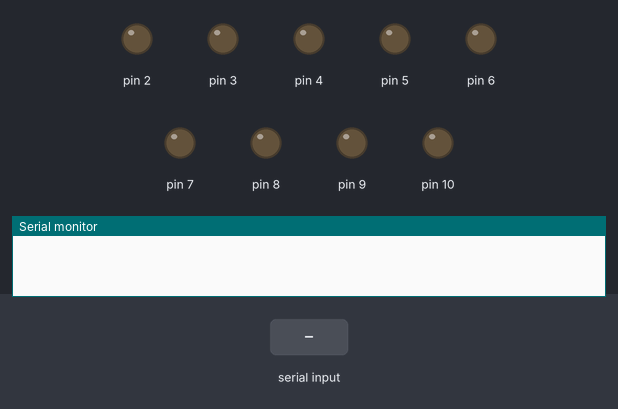
Recording of a sketch running on a simulated Arduino Uno, built with avr-gcc and run on an emulated ATmega328P. On the bench: output pins drawn as LEDs (lit = HIGH), the last lines printed to the serial monitor. Inputs (shaded band) come from the test bench.

Above: at 1.2 s.
1.3 s: "A" received over Serial
At 2.4 s:
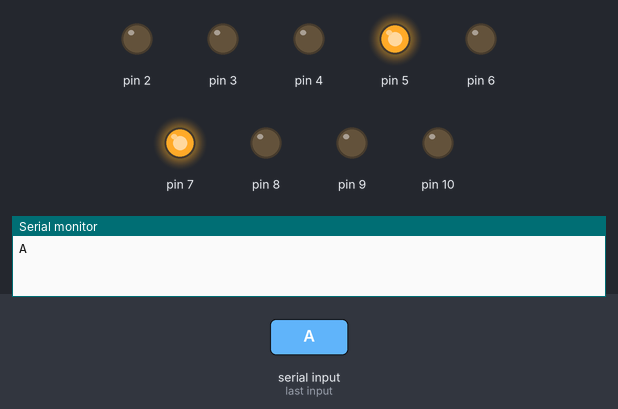
2.8 s: "B" received over Serial
At 3.6 s:
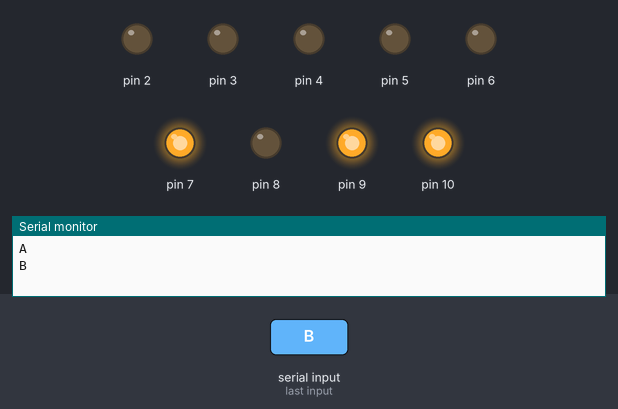
4.3 s: "C" received over Serial
At 4.7 s:
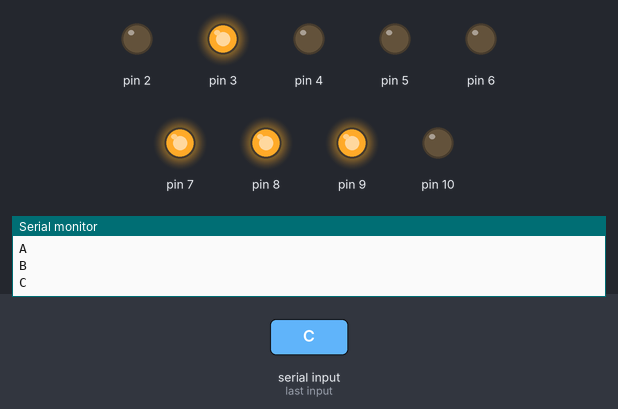
5.8 s: "D" received over Serial
At 7.0 s:
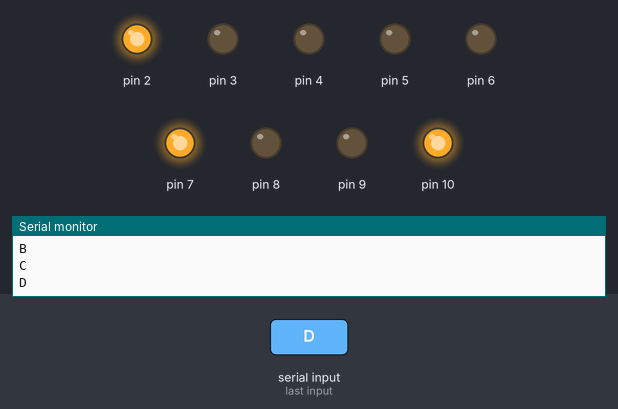
7.3 s: "E" received over Serial
At 8.2 s:
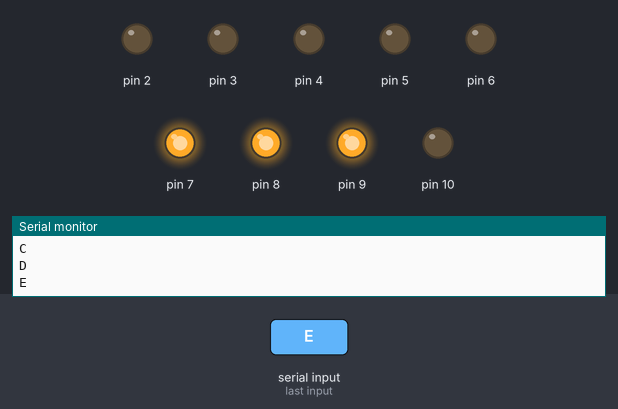
8.8 s: "F" received over Serial
At 9.3 s:
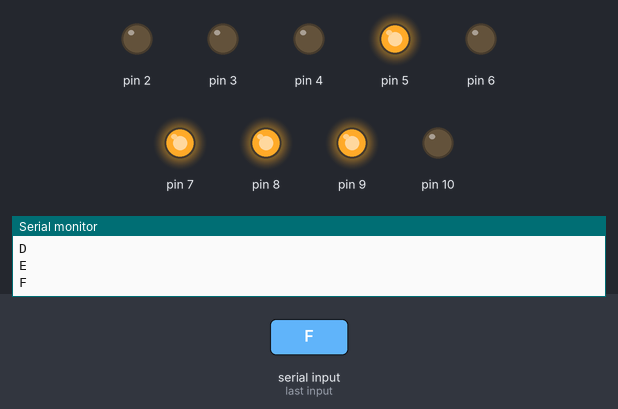
Timing chart, 0 to 11.3 s (numbered marks = the images above; inputs shaded):
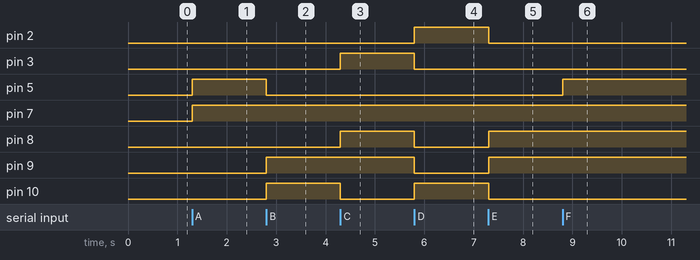

Measured:
- after the input at 1.3 s, pin 5, pin 7: LOW → HIGH at once
- after the input at 2.8 s, pin 5: HIGH → LOW at once; pin 9, pin 10: LOW → HIGH at once
- after the input at 4.3 s, pin 3, pin 8: LOW → HIGH at once; pin 10: HIGH → LOW at once
- after the input at 5.8 s, pin 2, pin 10: LOW → HIGH at once; pin 3, pin 8, pin 9: HIGH → LOW at once
- after the input at 7.3 s, pin 2, pin 10: HIGH → LOW at once; pin 8, pin 9: LOW → HIGH at once
- after the input at 8.8 s, pin 5: LOW → HIGH at once

The sketch:

_7segLED.ino
```cpp
void setup() {
  Serial.begin(9600);
  for (int i = 2; i < 11; i++){
    pinMode(i,OUTPUT);
  }
}

char rx_byte = 0;

void loop() {
  if (Serial.available() > 0) {    // is a character available?
    rx_byte = Serial.read();       // get the character

  Serial.println(rx_byte);

  displayChar(rx_byte);


 }

}

void displayChar(char c){
    switch(c){
    case 'A': led(1,1,1,0,1,1,1);
    break;
    case 'B': led(0,0,1,1,1,1,1);
    break;
    case 'C': led(1,0,0,1,1,1,0);
    break;
    case 'D': led(0,1,1,1,1,0,1);
    break;
    case 'E': led(1,0,0,1,1,1,1);
    break;
    case 'F': led(1,0,0,0,1,1,1);
    break;
    case 'G': led(1,1,1,1,0,1,1);
    break;
    case 'H': led(0,1,1,0,1,1,1);
    break;
    case 'I': led(0,0,0,0,1,1,0);
    break;
    case 'J': led(0,1,1,1,1,0,0);
    break;
    case 'K': led(0,1,1,0,1,1,1);
    break;
    case 'L': led(0,0,0,1,1,1,0);
    break;
    case 'M': led(1,0,1,0,1,0,0);
    break;
    case 'N': led(0,0,1,0,1,0,1);break;
    case 'O': led(1,1,1,1,1,1,0);break;
    case 'P': led(1,1,1,0,0,1,1);break;
    case 'Q': led(1,1,1,0,0,1,1);break;
    case 'R': led(0,0,0,0,1,0,1);break;
    case 'S': led(1,0,1,1,0,1,1);break;
    case 'T': led(0,0,0,1,1,1,1);break;
    case 'U': led(0,1,1,1,1,1,0);break;
    case 'V': led(0,0,1,1,1,0,0);break;
    case 'W': led(0,1,0,1,0,1,0);break;
    case 'X': led(0,1,1,0,1,1,1);break;
    case 'Y': led(0,1,1,1,0,1,1);break;
    case 'Z': led(1,1,0,1,1,0,1);break;
   //lower case
    case 'a': led(1,1,1,0,1,1,1);break;
    case 'b': led(0,0,1,1,1,1,1);break;
    case 'c': led(1,0,0,1,1,1,0);break;
    case 'd': led(0,1,1,1,1,0,1);break;
    case 'e': led(1,0,0,1,1,1,1);break;
    case 'f': led(1,0,0,0,1,1,1);break;
    case 'g': led(1,1,1,1,0,1,1);break;
    case 'h': led(0,1,1,0,1,1,1);break;
    case 'i': led(0,0,0,0,1,1,0);break;
    case 'j': led(0,1,1,1,1,0,0);break;
    case 'k': led(0,1,1,0,1,1,1);break;
    case 'l': led(0,0,0,1,1,1,0);break;
    case 'm': led(1,0,1,0,1,0,0);break;
    case 'n': led(0,0,1,0,1,0,1);break;
    case 'o': led(1,1,1,1,1,1,0);break;
    case 'p': led(1,1,1,0,0,1,1);break;
    case 'q': led(1,1,1,0,0,1,1);break;
    case 'r': led(0,0,0,0,1,0,1);break;
    case 's': led(1,0,1,1,0,1,1);break;
    case 't': led(0,0,0,1,1,1,1);break;
    case 'u': led(0,1,1,1,1,1,0);break;
    case 'v': led(0,0,1,1,1,0,0);break;
    case 'w': led(0,1,0,1,0,1,0);break;
    case 'x': led(0,1,1,0,1,1,1);break;
    case 'y': led(0,1,1,1,0,1,1);break;
    case 'z': led(1,1,0,1,1,0,1);break;
    //numbers
    case '0':led(1,1,1,1,1,1,0);break;
    case '1':led(0,1,1,0,0,0,0);break;
    case '2':led(1,1,0,1,1,0,1);break;
    case '3':led(1,1,1,1,0,0,1);break;
    case '4':led(0,1,1,0,0,1,1);break;
    case '5':led(1,0,1,1,0,1,1);break;
    case '6':led(1,0,1,1,1,1,1);break;
    case '7':led(1,1,1,0,0,0,0);break;
    case '8':led(1,1,1,1,1,1,1);break;
    case '9':led(1,1,1,1,0,1,1);break;
    //symbols
    case '.':period();break;
    case ' ':led(0,0,0,0,0,0,0);break;
    default: led(1,1,1,1,1,1,1);break;
    }
}

void period(){
  digitalWrite(7,0);
  digitalWrite(10, 1);
  digitalWrite(9, 1);
  digitalWrite(8, 1);
  digitalWrite(4, 1);
  digitalWrite(5, 1);
  digitalWrite(3, 1);
  digitalWrite(2, 1);
}
void led(int a, int b, int c, int d, int e, int f, int g){
  a = 1-a;
  b = 1-b;
  c = 1-c;
  d = 1-d;
  e = 1-e;
  f = 1-f;
  g = 1-g;
  digitalWrite(10, a);
  digitalWrite(9, b);
  digitalWrite(8, c);
  digitalWrite(4, e);
  digitalWrite(5, d);
  digitalWrite(3, g);
  digitalWrite(2, f);
  digitalWrite(7, 1);
  delay(500);
}
```
